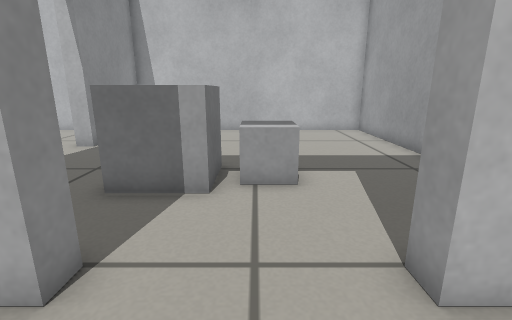
[1] (above)

21 first-person views from a walk through a Gazebo world. The camera is 0.48 m above the floor, tilts 14° down and sees 85° across. The floor is counted in squares, 0.2 m on a side. Each view is taken from the middle of a square. On the plan, view 1 faces up. The plan holds only what a view shows up to about 18 squares ahead; the rest is blank.

[2]
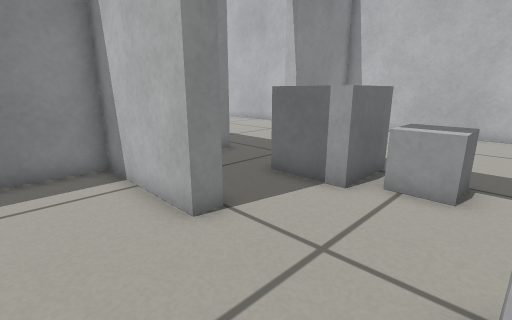

[3]
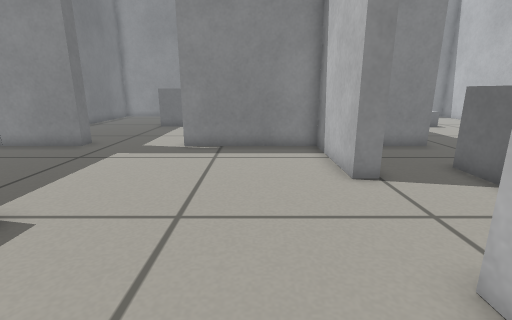

[4]
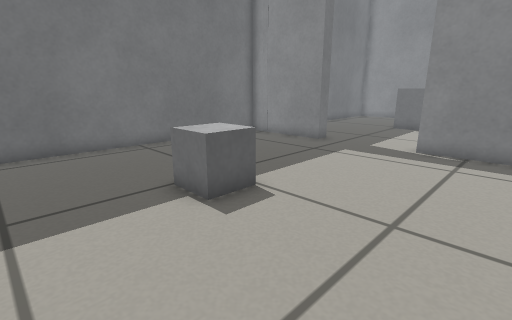

[5]
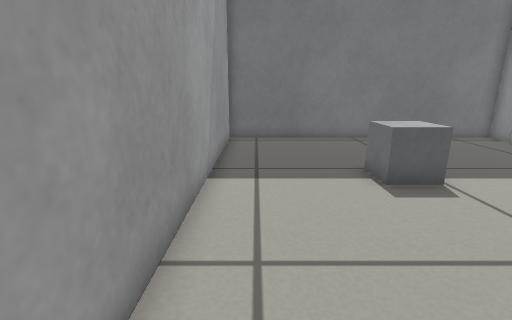

[6]
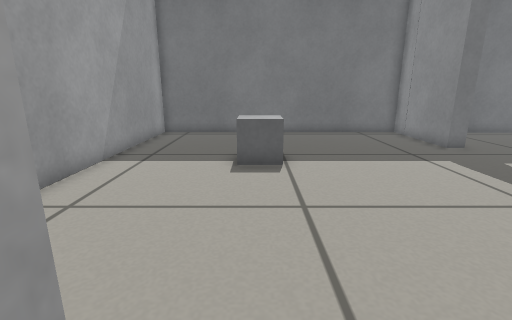

[7]
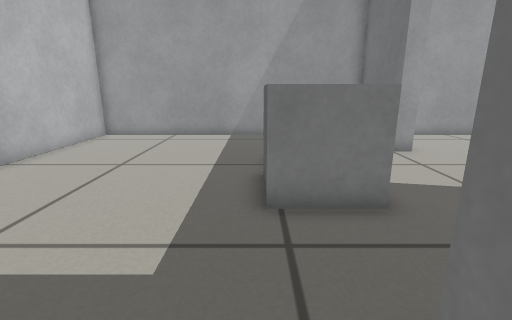

[8]
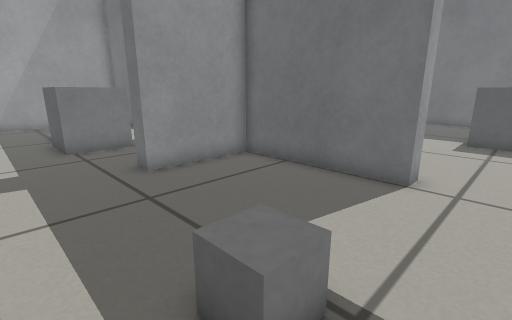

[9]
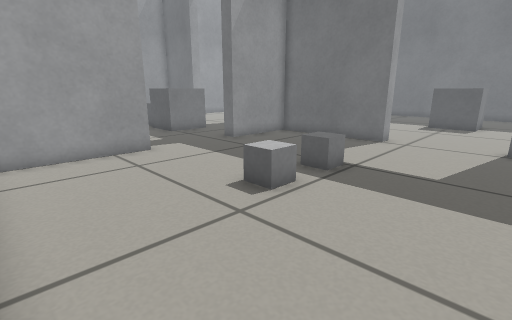

[10]
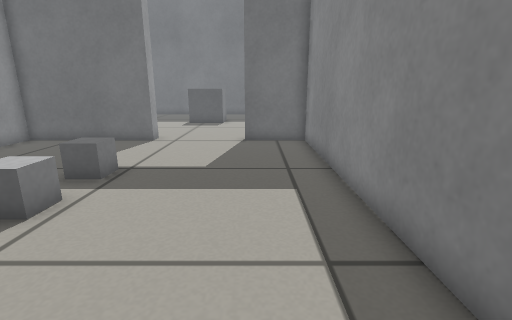

[11]
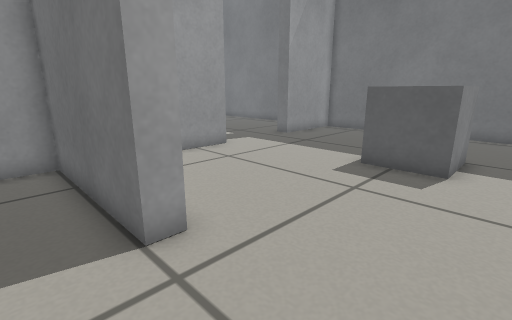

[12]
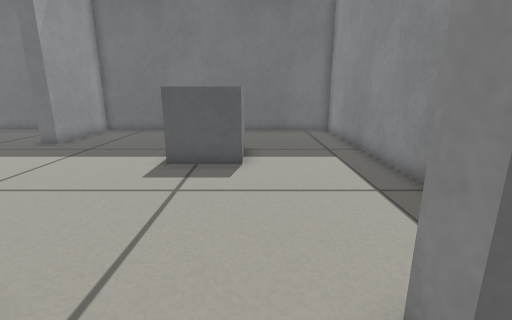

[13]
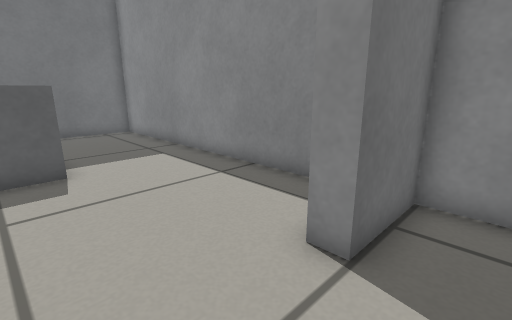

[14]
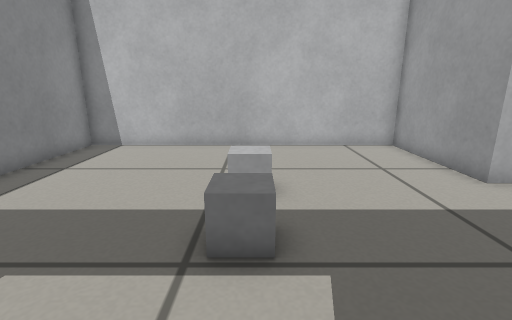

[15]
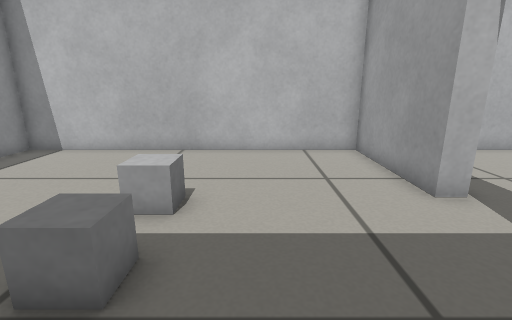

[16]
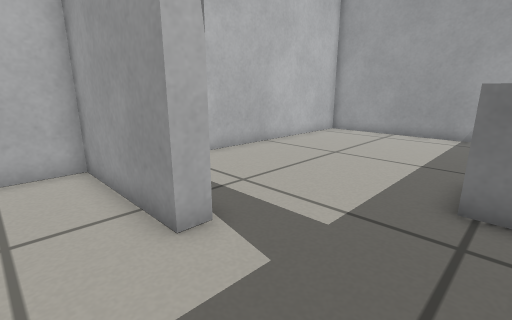

[17]
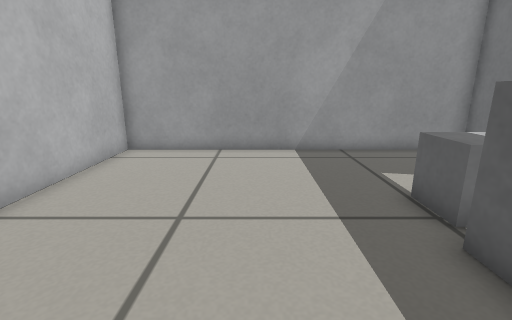

[18]
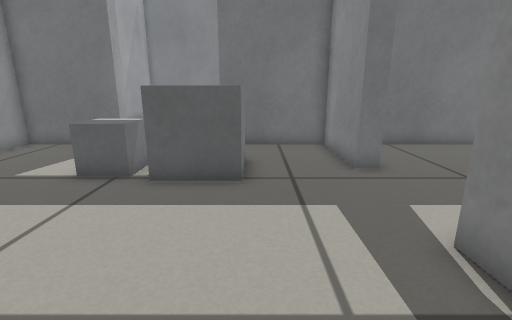

[19]
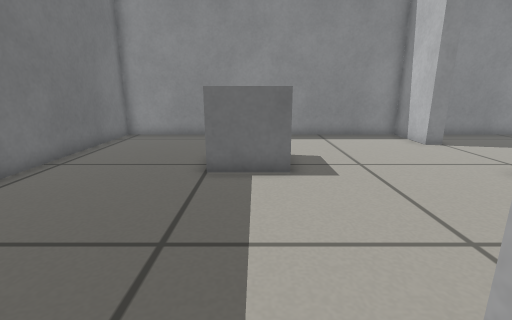

[20]
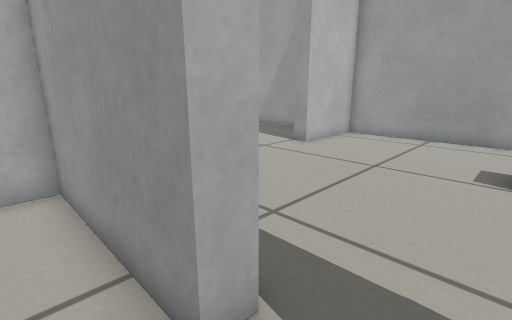

[21]
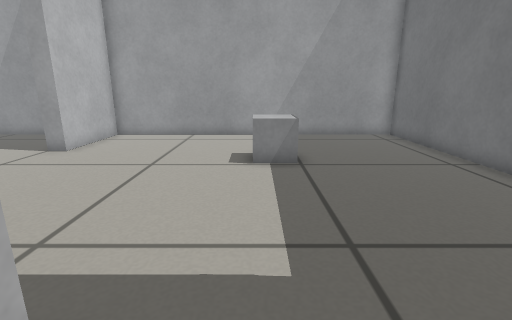

### Floor plan
Ten units are one square. View 1 is at (0, 0); x grows to the right and y downward. Boxes are objects, and circles mark ways between rooms. Rooms are numbered by the first view taken in them; rooms with no view inside come last. Other rooms are left out.
<svg viewBox="-219 -178 288 307">
<path fill="none" stroke="#000" d="M-71 77 -71 124 64 124 64 -27 21 -27M-24 -27 -71 -27 -71 32M21 -34 64 -34 64 -173 -71 -173 -71 -120M-71 -75 -71 -34 -24 -34M-79 -120 -79 -173 -214 -173 -214 -34 -185 -34M-140 -34 -79 -34 -79 -75M-79 32 -79 -27 -90 -27M-185 -27 -214 -27 -214 121 -79 121 -79 77"/>
<rect x="-5" y="45" width="20" height="20" fill="#bbb"><title>grey box</title></rect>
<rect x="-35" y="-95" width="30" height="40" fill="#bbb"><title>grey box</title></rect>
<rect x="-5" y="-85" width="20" height="20" fill="#bbb"><title>grey box</title></rect>
<rect x="-155" y="-95" width="20" height="10" fill="#bbb"><title>grey box</title></rect>
<rect x="-145" y="-125" width="10" height="20" fill="#bbb"><title>grey box</title></rect>
<rect x="-165" y="35" width="30" height="30" fill="#bbb"><title>grey box</title></rect>
<circle cx="0" cy="-30" r="3" fill="#2a7"/>
<circle cx="-75" cy="55" r="3" fill="#2a7"/>
<circle cx="-75" cy="-100" r="3" fill="#2a7"/>
<circle cx="-160" cy="-30" r="3" fill="#2a7"/>
<text x="0" y="50">1</text>
<text x="0" y="-110">2</text>
<text x="-150" y="-110">3</text>
<text x="-150" y="40">4</text>
</svg>
Room 1 opens to room 2. Room 1 opens to room 4. Room 2 opens to room 3. Room 3 opens to room 4.

Where each view was taken, in squares from view 1:
view 1: 0 up, 0 right, facing up
view 2: 0 up, 2 right, facing up-left
view 3: 0 up, 5 right, facing left
view 4: 0 up, 5 right, facing down-left
view 5: 2 up, 5 right, facing down
view 6: 4 up, 1 right, facing down
view 7: 9 up, 9 left, facing right
view 8: 11 up, 16 left, facing down-right
view 9: 17 up, 19 left, facing down-right
view 10: 17 up, 19 left, facing down
view 11: 5 up, 18 left, facing down-right
view 12: 5 up, 17 left, facing down
view 13: 5 up, 15 left, facing down-left
view 14: 5 up, 14 left, facing up
view 15: 6 up, 12 left, facing up
view 16: 8 up, 10 left, facing up-right
view 17: 12 up, 5 left, facing right
view 18: 16 up, 4 left, facing down
view 19: 5 down, 6 left, facing left
view 20: 5 down, 9 left, facing up-right
view 21: 5 down, 9 left, facing right
